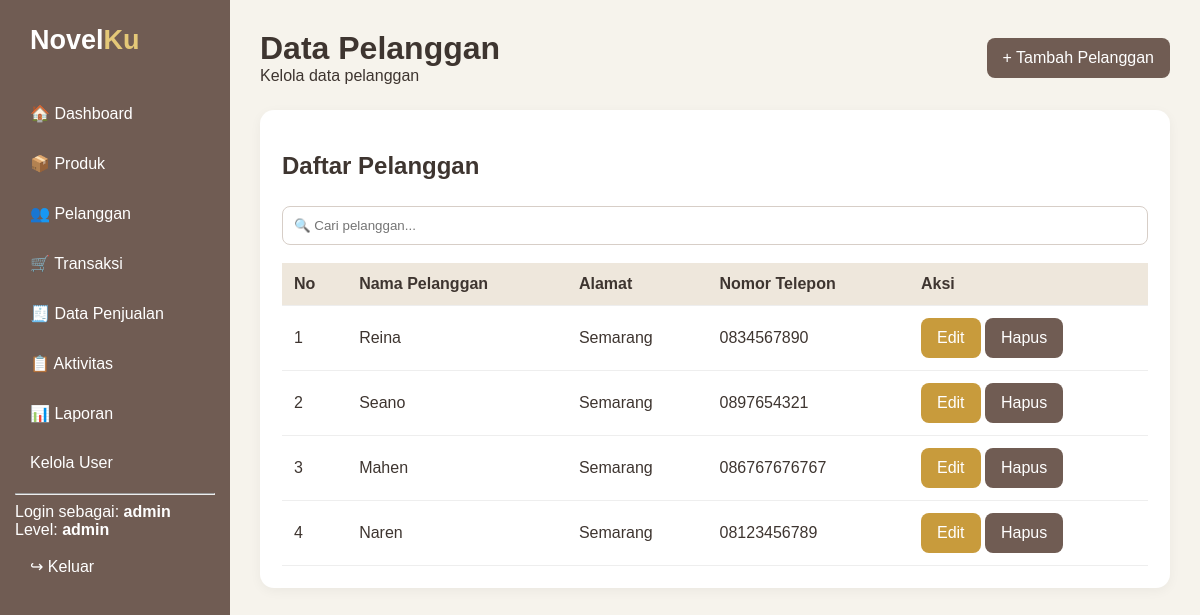
Page /pelanggan.php (signed in) on the committed database.
### tables this page shows
CREATE TABLE `pelanggan` (
  `pelanggan_id` int(11) NOT NULL,
  `nama_pelanggan` varchar(255) NOT NULL,
  `alamat` text NOT NULL,
  `nomor_telepon` varchar(15) NOT NULL
);

### pelanggan.php (the view, shortened to what this page needs)
<?php
include "koneksi.php";
$query = mysqli_query(
    $koneksi,
    "SELECT * FROM pelanggan ORDER BY pelanggan_id DESC"
);
?>
<!DOCTYPE html>
<html lang="id">
<head>
    <link rel="stylesheet" href="assets/style.css">
</head>
<body>
<?php include "partials/sidebar.php"; ?>
<main class="main">
    <div class="topbar">
        <div>
            <h1>Data Pelanggan</h1>
            <span>
                Kelola data pelanggan
            </span>
        </div>
        <?php if ($_SESSION['level'] == 'admin' || $_SESSION['level'] == 'kasir') { ?>
            <a
                href="tambah_pelanggan.php"
                class="btn"
            >
                + Tambah Pelanggan
            </a>
        <?php } ?>
    </div>
    <div class="panel">
        <h2>Daftar Pelanggan</h2>
        <input
            type="text"
            id="search"
            placeholder="🔍 Cari pelanggan..."
            onkeyup="searchTable()"
        >
        <br><br>
        <table>
            <thead>
                <tr>
                    <th>No</th>
                    <th>Nama Pelanggan</th>
                    <th>Alamat</th>
                    <th>Nomor Telepon</th>
                    <?php if ($_SESSION['level'] == 'admin' || $_SESSION['level'] == 'kasir') { ?>
                        <th>Aksi</th>
                    <?php } ?>
                </tr>
            </thead>
            <tbody>
                <?php
                $no = 1;
                while ($data = mysqli_fetch_assoc($query)) {
                ?>
                    <tr>
                        <td>
                            <?= $no++ ?>
                        </td>
                        <td>
                            <?= htmlspecialchars(
                                $data['nama_pelanggan']
                            ) ?>
                        </td>
                        <td>
                            <?= htmlspecialchars(
                                $data['alamat']
                            ) ?>
                        </td>
                        <td>
                            <?= htmlspecialchars(
                                $data['nomor_telepon']
                            ) ?>
                        </td>
                        <?php if ($_SESSION['level'] == 'admin' || $_SESSION['level'] == 'kasir') { ?>
                            <td>
                                <a
                                    href="edit_pelanggan.php?id=<?= $data['pelanggan_id'] ?>"
                                    class="btn secondary"
                                >
                                    Edit
                                </a>
                                <a
                                    href="pelanggan.php?hapus=<?= $data['pelanggan_id'] ?>"
                                    class="btn"
                                    onclick="return confirm('Yakin ingin menghapus pelanggan ini?')"
                                >
                                    Hapus
                                </a>
                            </td>
                        <?php } ?>
                    </tr>
                <?php } ?>
            </tbody>
        </table>
    </div>
</main>
</body>
</html>

### assets/style.css (style rules this page uses)
* { box-sizing: border-box; }
body { margin: 0; font-family: Arial, sans-serif; background: #f6f3ec; color: #3e3530; }
.main { margin-left: 230px; padding: 30px; max-width: 1300px; }
.topbar { display: flex; justify-content: space-between; align-items: center; margin-bottom: 25px; }
.topbar h1 { margin: 0; }
.card, .panel { background: white; border-radius: 14px; padding: 22px; box-shadow: 0 3px 12px #0000000c; }
.btn { display: inline-block; background: #705c53; color: white; border: 0; padding: 11px 16px; border-radius: 8px; text-decoration: none; cursor: pointer; }
.btn.secondary { background: #c89b3c; }
.panel { margin-top: 22px; }
input, select, textarea { width: 100%; padding: 11px; margin-top: 6px; border: 1px solid #d7cec7; border-radius: 8px; background: white; }
table { width: 100%; border-collapse: collapse; background: white; }
th, td { padding: 12px; border-bottom: 1px solid #eee; text-align: left; }
th { background: #eee7dc; }

### rows in the picture
pelanggan: nama_pelanggan "Reina", alamat "Semarang", nomor_telepon "0834567890"
pelanggan: nama_pelanggan "Seano", alamat "Semarang", nomor_telepon "0897654321"
pelanggan: nama_pelanggan "Mahen", alamat "Semarang", nomor_telepon "086767676767"
pelanggan: nama_pelanggan "Naren", alamat "Semarang", nomor_telepon "08123456789"

### other values in the picture
$username "admin"
$level "admin"
